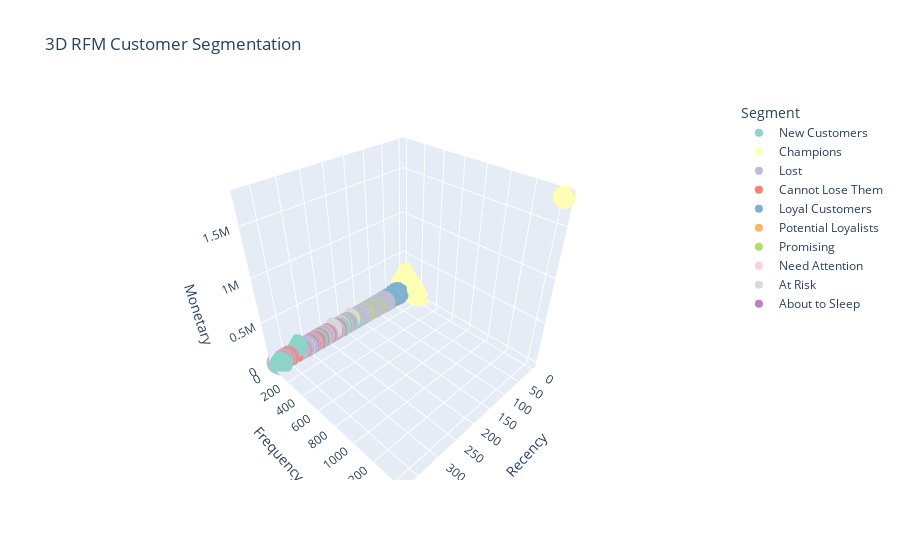

This figure's notebook cell:
### Markdown cell above
### 3D RFM Analysis

### Code cell
px.scatter_3d(customer_rfm.reset_index(), x='Recency', y='Frequency', z='Monetary',
                      color='Segment',
                      title='3D RFM Customer Segmentation',
                      hover_data=['CustomerID'],
                      color_discrete_sequence=px.colors.qualitative.Set3)

### Figure 1 — Plotly figure (JSON) as saved in the notebook; plotly's stock layout.template omitted (floating-point values rounded to 4 significant figures; data arrays with more than 128 entries replaced by an {"elided": "..."} marker saying what was removed)
{"data": [{"customdata": [[12346], [12354], [12378], [12383], [12405], [12497], [12501], [12514], [12534], [12550], [12688], [12752], [12764], [12769], [12770], [12818], [12868], [13093], [13135], [13151], [13235], [13328], [13475], [13501], [13572], [13639], [13715], [13850], [14105], [14212], [14411], [14439], [14459], [14566], [14573], [14887], [14935], [15004], [15069], [15171], [15235], [15332], [15333], [15341], [15372], [15464], [15508], [15658], [15777], [16520], [16714], [16889], [17152], [17230], [17504], [17646], [17770], [17850], [18202], [18239]], "hovertemplate": "Segment=New Customers<br>Recency=%{x}<br>Frequency=%{y}<br>Monetary=%{z}<br>CustomerID=%{customdata[0]}<extra></extra>", "legendgroup": "New Customers", "marker": {"color": "rgb(141,211,199)", "symbol": "circle"}, "mode": "markers", "name": "New Customers", "scene": "scene", "showlegend": true, "type": "scatter3d", "x": [325, 231, 129, 184, 148, 81, 336, 266, 130, 78, 113, 80, 316, 238, 210, 261, 185, 275, 196, 295, 211, 315, 190, 287, 205, 73, 280, 128, 238, 89, 310, 319, 154, 110, 179, 78, 296, 146, 178, 330, 217, 365, 207, 80, 136, 337, 188, 189, 240, 185, 218, 194, 194, 263, 205, 218, 198, 371, 199, 218], "y": [1, 1, 1, 5, 1, 1, 1, 1, 1, 1, 1, 1, 1, 1, 1, 1, 6, 8, 1, 1, 1, 1, 4, 1, 1, 1, 5, 1, 1, 1, 1, 1, 1, 1, 9, 1, 1, 1, 1, 1, 12, 4, 1, 1, 1, 1, 6, 5, 4, 3, 3, 3, 3, 8, 9, 3, 5, 34, 3, 5], "z": [77180.0, 1079.0, 4009.0, 1851.0, 1710.0, 1043.0, 2169.0, 1018.0, 1089.0, 964.8, 4874.0, 4367.0, 1694.0, 1144.0, 1351.0, 1542.0, 1607.0, 7832.0, 3096, 1258.0, 1031.0, 1308.0, 1432.0, 1340.0, 1384.0, 1033.0, 1077.0, 1595.0, 1266.0, 1070.0, 1063, 2661.0, 1838.0, 1432, 1640.0, 1862, 1785.0, 1221.0, 1110.0, 1290.0, 2248.0, 1661.0, 1029.0, 2021.0, 2007.0, 1045.0, 1000.0, 1024.0, 1047.0, 1047.0, 1129.0, 1579.0, 1690.0, 3638.0, 2997.0, 1008.0, 1143.0, 5391.0, 1397.0, 1562.0]}, {"customdata": {"elided": "840x1 int values"}, "hovertemplate": "Segment=Champions<br>Recency=%{x}<br>Frequency=%{y}<br>Monetary=%{z}<br>CustomerID=%{customdata[0]}<extra></extra>", "legendgroup": "Champions", "marker": {"color": "rgb(255,255,179)", "symbol": "circle"}, "mode": "markers", "name": "Champions", "scene": "scene", "showlegend": true, "type": "scatter3d", "x": {"elided": "840 int values"}, "y": {"elided": "840 int values"}, "z": {"elided": "840 float values"}}, {"customdata": {"elided": "1948x1 int values"}, "hovertemplate": "Segment=Lost<br>Recency=%{x}<br>Frequency=%{y}<br>Monetary=%{z}<br>CustomerID=%{customdata[0]}<extra></extra>", "legendgroup": "Lost", "marker": {"color": "rgb(190,186,218)", "symbol": "circle"}, "mode": "markers", "name": "Lost", "scene": "scene", "showlegend": true, "type": "scatter3d", "x": {"elided": "1948 int values"}, "y": {"elided": "1948 int values"}, "z": {"elided": "1948 float values"}}, {"customdata": {"elided": "487x1 int values"}, "hovertemplate": "Segment=Cannot Lose Them<br>Recency=%{x}<br>Frequency=%{y}<br>Monetary=%{z}<br>CustomerID=%{customdata[0]}<extra></extra>", "legendgroup": "Cannot Lose Them", "marker": {"color": "rgb(251,128,114)", "symbol": "circle"}, "mode": "markers", "name": "Cannot Lose Them", "scene": "scene", "showlegend": true, "type": "scatter3d", "x": {"elided": "487 int values"}, "y": {"elided": "487 int values"}, "z": {"elided": "487 float values"}}, {"customdata": {"elided": "426x1 int values"}, "hovertemplate": "Segment=Loyal Customers<br>Recency=%{x}<br>Frequency=%{y}<br>Monetary=%{z}<br>CustomerID=%{customdata[0]}<extra></extra>", "legendgroup": "Loyal Customers", "marker": {"color": "rgb(128,177,211)", "symbol": "circle"}, "mode": "markers", "name": "Loyal Customers", "scene": "scene", "showlegend": true, "type": "scatter3d", "x": {"elided": "426 int values"}, "y": {"elided": "426 int values"}, "z": {"elided": "426 float values"}}, {"customdata": {"elided": "272x1 int values"}, "hovertemplate": "Segment=Potential Loyalists<br>Recency=%{x}<br>Frequency=%{y}<br>Monetary=%{z}<br>CustomerID=%{customdata[0]}<extra></extra>", "legendgroup": "Potential Loyalists", "marker": {"color": "rgb(253,180,98)", "symbol": "circle"}, "mode": "markers", "name": "Potential Loyalists", "scene": "scene", "showlegend": true, "type": "scatter3d", "x": {"elided": "272 int values"}, "y": {"elided": "272 int values"}, "z": {"elided": "272 float values"}}, {"customdata": [[12455], [12502], [12520], [12693], [12840], [12853], [12916], [12924], [12947], [13141], [13220], [13240], [13301], [13489], [13505], [13515], [13555], [13720], [13752], [13869], [13908], [13925], [14016], [14078], [14163], [14177], [14210], [14235], [14344], [14410], [14414], [14472], [14565], [14692], [15260], [15312], [15400], [15535], [15574], [15624], [15644], [15673], [15674], [15704], [15797], [15799], [15827], [15855], [15885], [15938], [15980], [15996], [16027], [16092], [16098], [16122], [16146], [16209], [16266], [16324], [16342], [16419], [16456], [16473], [16475], [16550], [16551], [16654], [16681], [16696], [16709], [16735], [16806], [16816], [16872], [16906], [16927], [16948], [16998], [17027], [17045], [17048], [17146], [17179], [17268], [17312], [17341], [17370], [17398], [17400], [17429], [17444], [17460], [17560], [17615], [17616], [17692], [17722], [17765], [17848], [17869], [17897], [17980], [17994], [17997], [18017], [18062], [18093], [18155], [18168], [18173], [18232]], "hovertemplate": "Segment=Promising<br>Recency=%{x}<br>Frequency=%{y}<br>Monetary=%{z}<br>CustomerID=%{customdata[0]}<extra></extra>", "legendgroup": "Promising", "marker": {"color": "rgb(179,222,105)", "symbol": "circle"}, "mode": "markers", "name": "Promising", "scene": "scene", "showlegend": true, "type": "scatter3d", "x": [72, 95, 78, 126, 143, 134, 138, 87, 143, 84, 77, 95, 103, 104, 72, 72, 73, 116, 123, 122, 79, 92, 161, 101, 86, 85, 105, 74, 126, 91, 91, 103, 95, 136, 99, 74, 91, 172, 177, 116, 165, 87, 72, 139, 112, 75, 72, 136, 92, 111, 88, 87, 91, 114, 87, 72, 156, 88, 73, 127, 74, 112, 98, 164, 87, 108, 95, 140, 72, 134, 84, 78, 102, 102, 76, 81, 115, 138, 149, 78, 112, 117, 105, 177, 107, 138, 156, 72, 114, 125, 127, 147, 93, 94, 129, 173, 126, 95, 158, 80, 106, 172, 165, 121, 73, 80, 172, 92, 74, 175, 86, 81], "y": [6, 5, 5, 4, 4, 6, 4, 4, 6, 5, 4, 4, 4, 4, 4, 4, 4, 4, 6, 4, 4, 4, 4, 6, 4, 4, 6, 5, 8, 9, 7, 8, 4, 4, 7, 4, 5, 4, 4, 4, 4, 4, 5, 4, 4, 3, 14, 5, 3, 5, 3, 6, 6, 3, 7, 4, 3, 5, 7, 3, 4, 6, 5, 3, 4, 5, 3, 4, 6, 4, 5, 5, 4, 4, 3, 4, 3, 3, 4, 6, 3, 3, 3, 3, 4, 3, 3, 4, 3, 5, 3, 3, 6, 4, 3, 3, 4, 4, 3, 9, 5, 3, 3, 4, 8, 3, 3, 4, 3, 6, 4, 4], "z": [2467.0, 3724.0, 2634.0, 855.9, 2727.0, 1957.0, 2945.0, 933.7, 1604.0, 2389.0, 819.3, 663.6, 618.1, 449.5, 4394.0, 891.1, 4099.0, 799.9, 1175.0, 3084.0, 2370.0, 678.2, 4341.0, 1049.0, 2446.0, 549.5, 1906.0, 3145.0, 889.9, 1100.0, 1497.0, 1853.0, 3099.0, 591.5, 1811.0, 924.9, 716.2, 502.9, 675.6, 588.1, 803.5, 2726.0, 2447.0, 2294.0, 2207.0, 884.1, 1836.0, 712.2, 379.4, 404.6, 2399.0, 1033.0, 934.6, 817.9, 2006.0, 684.4, 734.1, 2263.0, 861.9, 408.6, 322.4, 958.7, 2158.0, 316.1, 544.3, 2299.0, 922.1, 601.3, 1770.0, 657.9, 3030.0, 2247.0, 762.2, 417.1, 680.0, 559.6, 543.0, 435.0, 295, 877.6, 339.4, 925.4, 749.8, 711.8, 763.6, 644.3, 682.3, 446.2, 653.4, 2098.0, 524.9, 2940.0, 622.4, 855.0, 329.6, 571.2, 740.9, 2424.0, 367.6, 901.2, 428.2, 541.8, 811.5, 674.9, 1962.0, 523, 720.5, 2107.0, 371.6, 1160.0, 2107.0, 593.0]}, {"customdata": [[12512], [12522], [13003], [13283], [13651], [13666], [13669], [13792], [13972], [14037], [14104], [14473], [14495], [14624], [14798], [14995], [15198], [15462], [15483], [15512], [15516], [15565], [15612], [15836], [15844], [15853], [15886], [15920], [15937], [16017], [16026], [16080], [16106], [16112], [16171], [16179], [16190], [16248], [16337], [16363], [16412], [16415], [16445], [16454], [16462], [16498], [16542], [16591], [16601], [16647], [16680], [16690], [16753], [16773], [16777], [16778], [16793], [16828], [16835], [16846], [16847], [16861], [16866], [16887], [16895], [16914], [16921], [16932], [16952], [17030], [17111], [17125], [17148], [17166], [17181], [17186], [17206], [17233], [17256], [17274], [17279], [17339], [17344], [17376], [17382], [17427], [17440], [17446], [17534], [17620], [17647], [17684], [17771], [17781], [17785], [17832], [17836], [17895], [17898], [17928], [17935], [17947], [17957], [17969], [17986], [18013], [18018], [18019], [18033], [18037], [18042], [18045], [18088], [18105], [18126], [18146], [18147], [18169], [18277]], "hovertemplate": "Segment=Need Attention<br>Recency=%{x}<br>Frequency=%{y}<br>Monetary=%{z}<br>CustomerID=%{customdata[0]}<extra></extra>", "legendgroup": "Need Attention", "marker": {"color": "rgb(252,205,229)", "symbol": "circle"}, "mode": "markers", "name": "Need Attention", "scene": "scene", "showlegend": true, "type": "scatter3d", "x": [65, 38, 105, 59, 34, 59, 50, 65, 70, 175, 154, 73, 50, 56, 52, 38, 91, 93, 160, 155, 44, 49, 35, 49, 45, 51, 59, 153, 63, 46, 42, 81, 65, 142, 58, 60, 39, 61, 36, 52, 53, 43, 33, 44, 73, 160, 53, 68, 40, 169, 42, 71, 57, 56, 79, 73, 56, 92, 127, 49, 42, 59, 140, 34, 64, 35, 60, 52, 108, 63, 46, 49, 51, 38, 56, 46, 52, 34, 106, 34, 57, 93, 45, 70, 64, 71, 156, 176, 53, 59, 64, 43, 56, 158, 52, 49, 46, 43, 84, 44, 137, 36, 65, 165, 55, 154, 107, 51, 64, 153, 53, 44, 60, 37, 60, 140, 45, 60, 57], "y": [2, 2, 3, 2, 2, 3, 2, 2, 2, 2, 2, 2, 2, 2, 3, 2, 2, 3, 4, 2, 3, 2, 2, 1, 1, 1, 1, 4, 1, 1, 1, 2, 1, 4, 1, 1, 1, 1, 1, 1, 1, 1, 1, 2, 3, 2, 1, 1, 1, 2, 1, 2, 1, 1, 2, 2, 1, 2, 2, 1, 1, 2, 3, 1, 1, 1, 1, 1, 2, 1, 1, 1, 1, 2, 2, 2, 1, 1, 2, 1, 1, 2, 1, 2, 1, 1, 3, 2, 1, 1, 1, 1, 2, 2, 1, 1, 1, 1, 2, 2, 2, 1, 1, 2, 1, 2, 2, 1, 1, 6, 1, 1, 1, 1, 1, 2, 2, 1, 1], "z": [132.2, 192.7, 149.1, 93.66, 94.2, 84.65, 218.6, 195.6, 190.2, 147.2, 216.2, 234.3, 123.8, 225.8, 173.7, 232.0, 193.6, 234.6, 225.3, 121, 62.43, 173.2, 195.2, 137.4, 130.7, 110.8, 181.1, 167.5, 145.3, 211.9, 236.1, 217.2, 108.4, 195.7, 73.2, 215.8, 215.1, 152.9, 151.1, 109.4, 136.0, 200.3, 230.5, 6.9, 136, 101.0, 119.6, 213.5, 242.7, 214.1, 183.7, 225.6, 223.9, 171.6, 222.6, 245.9, 243.8, 128.5, 180.8, 214.3, 193.4, 173.8, 207.7, 192.3, 202.3, 183.8, 154.2, 150.2, 167.6, 146.9, 231.6, 230.5, 124.9, 206.3, 239.9, 144, 204.2, 190.9, 240, 107.8, 187.8, 243.4, 157.6, 203.2, 65.4, 100.8, 186.4, 120.9, 223.4, 81.44, 133.1, 239.4, 245.8, 188.0, 131.9, 155.4, 110.2, 95.45, 152.1, 212.5, 145.8, 176.7, 111.7, 228.2, 20.8, 187.3, 122.1, 38.45, 93.82, 70.02, 165.1, 178.3, 166.0, 113.5, 200.9, 160.3, 179.3, 202.7, 110.4]}, {"customdata": [[12590], [12625], [12754], [12755], [12845], [13952], [14828], [15032], [15098], [15749], [15780], [16010], [16034], [16226], [16378], [17375], [17550], [17912]], "hovertemplate": "Segment=At Risk<br>Recency=%{x}<br>Frequency=%{y}<br>Monetary=%{z}<br>CustomerID=%{customdata[0]}<extra></extra>", "legendgroup": "At Risk", "marker": {"color": "rgb(217,217,217)", "symbol": "circle"}, "mode": "markers", "name": "At Risk", "scene": "scene", "showlegend": true, "type": "scatter3d", "x": [210, 211, 235, 280, 266, 217, 196, 255, 181, 234, 183, 245, 195, 202, 246, 198, 196, 309], "y": [2, 2, 3, 2, 4, 2, 3, 3, 3, 3, 3, 3, 3, 3, 3, 3, 3, 5], "z": [9864.0, 2684.0, 3011.0, 3812.0, 354.1, 3251.0, 2140.0, 4959.0, 39920.0, 44530.0, 475.3, 392.4, 437.7, 255.1, 362.9, 400.1, 267.2, 310.1]}, {"customdata": [[12891], [12999], [13533], [14114], [14242], [14320], [14450], [14479], [14501], [14512], [14616], [14620], [14670], [14779], [14823], [14896], [14985], [15092], [15213], [15224], [15230], [15424], [15456], [15589], [15661], [15695], [15732], [15759], [15894], [15918], [15935], [16048], [16217], [16250], [16402], [16499], [16552], [16883], [16897], [16957], [17035], [17194], [17223], [17334], [17358], [17362], [17392], [17501], [17604], [17691], [17708], [17795], [17854], [18071], [18078], [18190]], "hovertemplate": "Segment=About to Sleep<br>Recency=%{x}<br>Frequency=%{y}<br>Monetary=%{z}<br>CustomerID=%{customdata[0]}<extra></extra>", "legendgroup": "About to Sleep", "marker": {"color": "rgb(188,128,189)", "symbol": "circle"}, "mode": "markers", "name": "About to Sleep", "scene": "scene", "showlegend": true, "type": "scatter3d", "x": [185, 195, 182, 273, 234, 206, 180, 253, 183, 187, 242, 205, 279, 280, 179, 204, 197, 214, 318, 357, 238, 253, 282, 255, 316, 266, 211, 217, 252, 190, 238, 372, 234, 260, 264, 359, 242, 186, 298, 238, 245, 273, 309, 301, 302, 238, 306, 220, 216, 357, 187, 179, 184, 257, 216, 191], "y": [3, 3, 3, 2, 2, 2, 3, 2, 2, 2, 3, 2, 2, 3, 3, 2, 2, 2, 2, 2, 2, 2, 3, 3, 2, 2, 2, 3, 2, 2, 2, 2, 2, 2, 2, 2, 2, 2, 2, 2, 2, 2, 2, 2, 2, 2, 2, 2, 2, 2, 2, 2, 2, 2, 2, 2], "z": [331, 455.9, 269.1, 386.5, 280.6, 477.8, 483.2, 316.2, 251.2, 275.3, 406.1, 412.8, 392.9, 386.1, 321.4, 468.8, 292.0, 457.8, 328.4, 322.1, 429.6, 383.3, 434.6, 478.5, 309.8, 410.0, 294.1, 253.0, 258.2, 334.2, 416.9, 256.4, 304.2, 389.4, 293.4, 365.4, 379.7, 272.5, 289.8, 416.6, 433.5, 262.6, 416.9, 307.0, 360.8, 312.2, 417.3, 288.6, 309.4, 290.4, 263.3, 342.8, 311.3, 453, 336.1, 284.5]}], "layout": {"legend": {"title": {"text": "Segment"}, "tracegroupgap": 0}, "scene": {"domain": {"x": [0, 1], "y": [0, 1]}, "xaxis": {"title": {"text": "Recency"}}, "yaxis": {"title": {"text": "Frequency"}}, "zaxis": {"title": {"text": "Monetary"}}}, "title": {"text": "3D RFM Customer Segmentation"}}}
